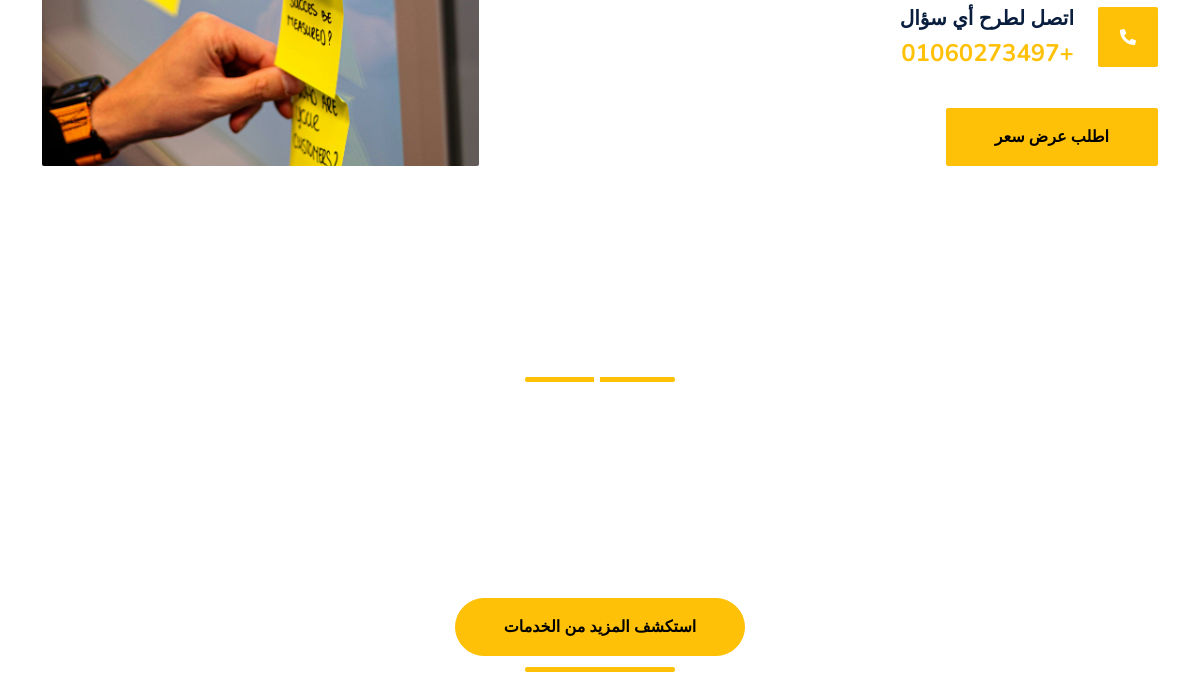
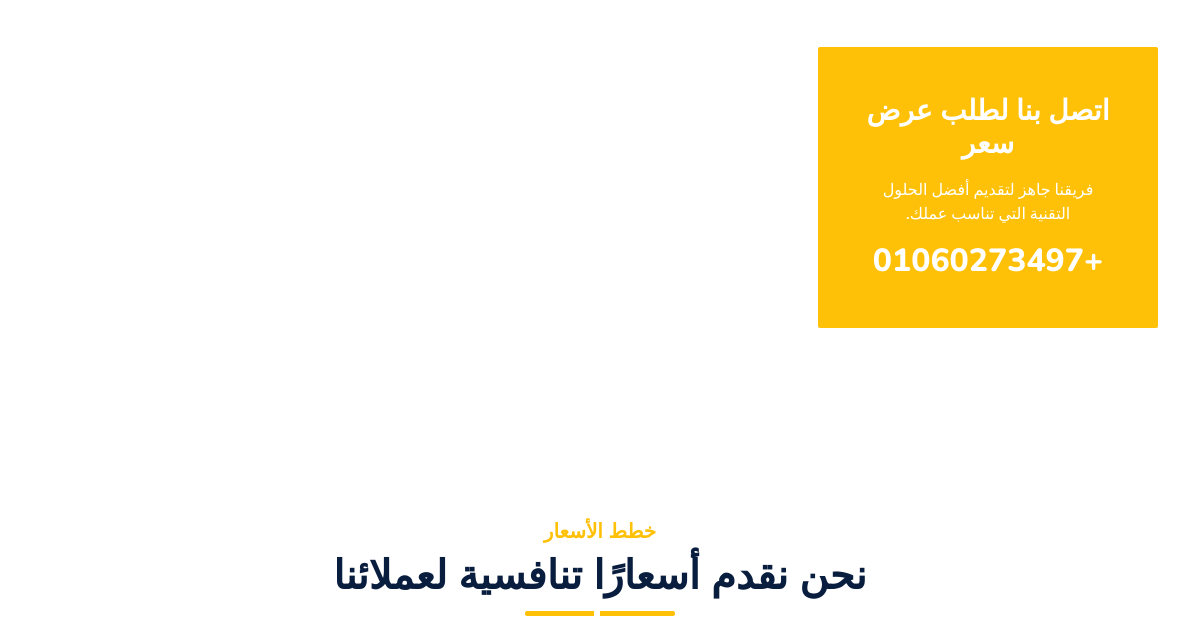
The page /ar/ (middle part) on the database as committed earlier (2 pictures, top to bottom).
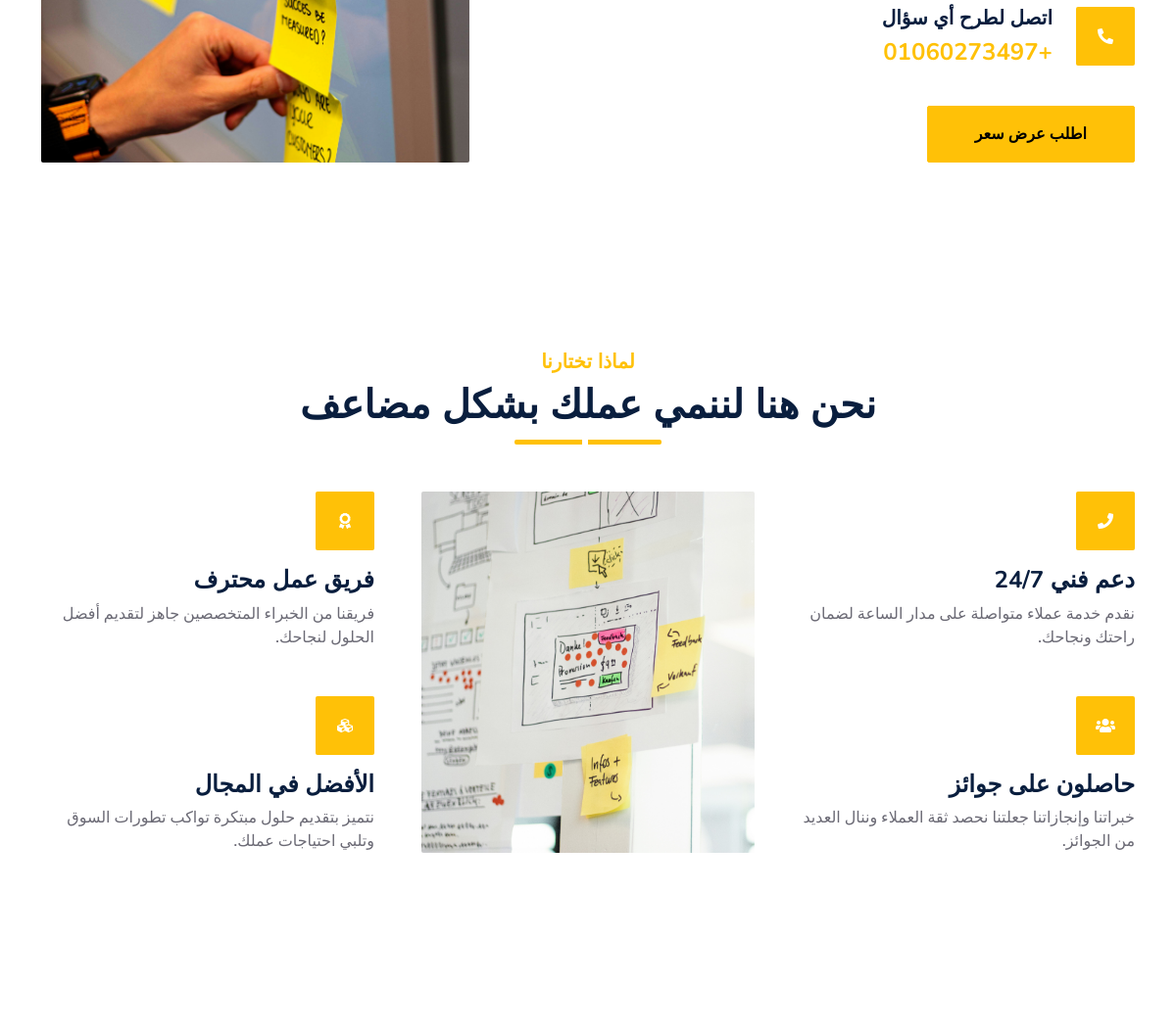
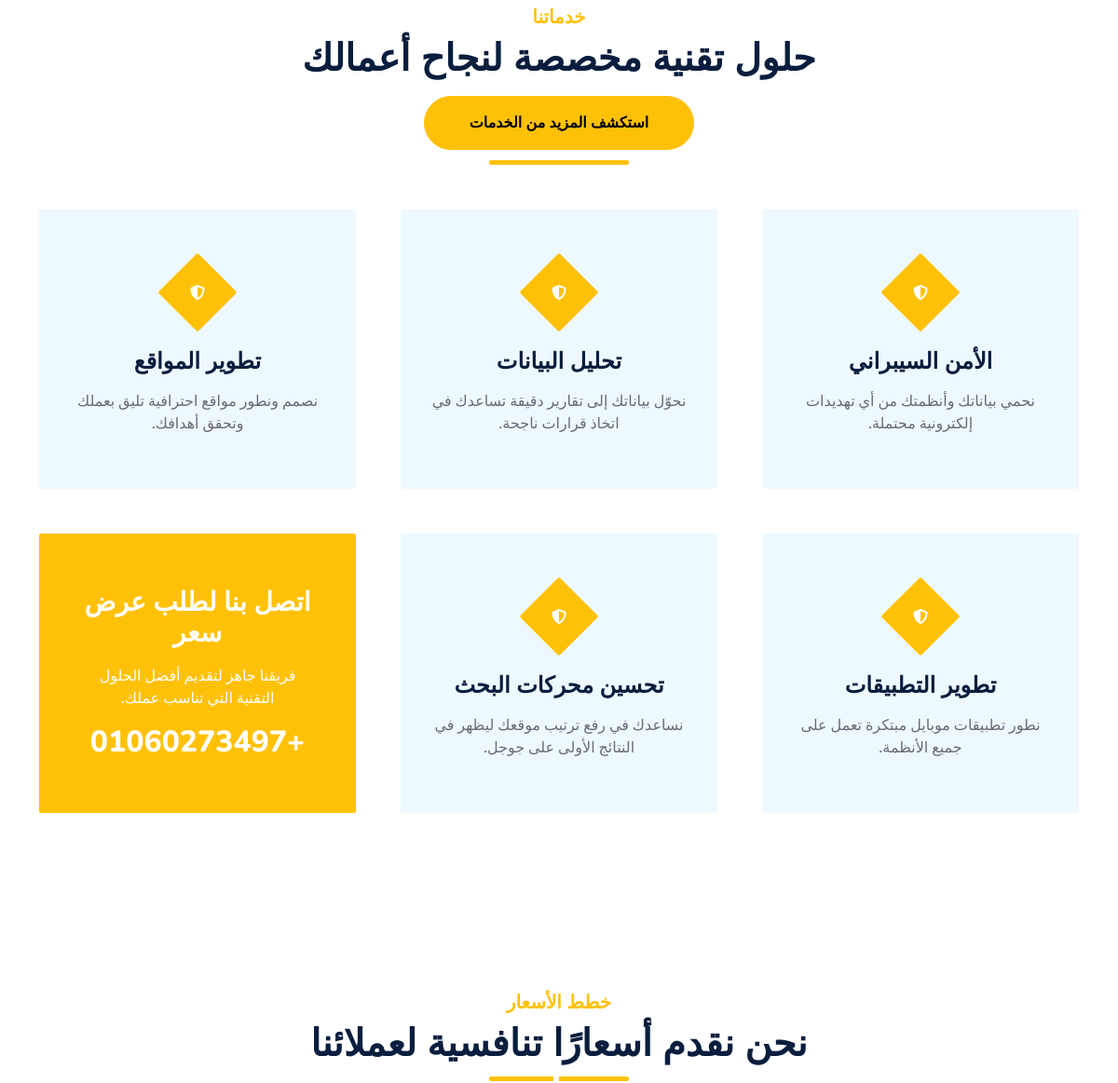
The same page on the database as committed later (2 pictures, top to bottom).
### FeaturesStart/models.py (models this page shows, shortened)
class FeatureStart(models.Model):
    Title_Feature = models.CharField(max_length=200)
    description_Feature = models.TextField()
    Title_Feature_ar = models.CharField(max_length=200)
    description_Feature_ar = models.TextField()
    images_Feature = models.ImageField(upload_to='features/')
    created_at_Feature = models.DateTimeField(auto_now_add=True)
    class Meta:
        ordering = ['-created_at_Feature']
        verbose_name = "Feature Start"
        verbose_name_plural = "Feature Starts"

class FeatureItem(models.Model):
    title_item = models.CharField(max_length=200)
    description_item = models.TextField()
    title_item_ar = models.CharField(max_length=200)
    description_item_ar = models.TextField()
    icon_item = models.CharField(max_length=100)  # Assuming you store icon names or paths as strings
    created_at_item = models.DateTimeField(auto_now_add=True)
    class Meta:
        ordering = ['-created_at_item']
        verbose_name = "Feature Item"
        verbose_name_plural = "Feature Items"

### services/models.py (models this page shows, shortened)
class ServiceStart(models.Model):
    title = models.CharField(max_length=200)
    description = models.TextField()
    title_ar = models.CharField(max_length=200)
    description_ar = models.TextField()
    class Meta:
        verbose_name = "Service Start"
        verbose_name_plural = "Service Starts"

class ServiceItem(models.Model):
    service_start = models.ForeignKey(Category_Service, related_name='service_items', on_delete=models.CASCADE)
    service_name = models.CharField(max_length=255, null=True, blank=True)
    service_name_ar = models.CharField(max_length=255, null=True, blank=True)
    service_details = models.TextField(null=True, blank=True)
    service_details_ar = models.TextField(null=True, blank=True)
    image = models.ImageField(upload_to='service_items/')
    slug = models.SlugField(unique=True, blank=True, null=True)
    class Meta:
        verbose_name = "Service Item"
        verbose_name_plural = "Service Items"

### core/views.py (the view)
# urls.py: path('', views.home, name='home'),
def home(request):
    info_contact = info.objects.first()
    social_media_contacts = social_media_info.objects.all()
    hero_sliders = HeroSlider.objects.first()
    heroes = Hero.objects.all()
    facts = factsStart.objects.all()
    Abouts = About.objects.first()
    DetailsSmalls = DetailsSmall.objects.all()
    Abouts_ar = About_Ar.objects.first()
    DetailsSmalls_ar = DetailsSmall_Ar.objects.all()
    FeaturesStarts = FeatureStart.objects.first()
    FeatureItems = FeatureItem.objects.all()
    service_starts = ServiceStart.objects.first()
    service_items = ServiceItem.objects.all()[:5]
    context = {
        'info_contact': info_contact,
        'social_media_contacts': social_media_contacts,
        'hero_sliders': hero_sliders,
        'heroes': heroes,
        'facts': facts,
        'Abouts': Abouts,
        'DetailsSmalls': DetailsSmalls,
        'Abouts_ar': Abouts_ar,
        'DetailsSmalls_ar': DetailsSmalls_ar,
        'FeaturesStarts': FeaturesStarts,
        'FeatureItems': FeatureItems,
        'service_starts': service_starts,
        'service_items': service_items,
    }
    return render(request, 'home.html', context)

### core/templates/home.html (shortened to what this page needs)
{% extends "base.html" %}
{% load static %}
{% load i18n %}
{% block content_ar %}
    {% include "corepage_ar.html" %}
    {% include "maincore_ar.html" %}
    {% include "home_main/services_main_ar.html" %}
    <div class="container-fluid py-5 wow fadeInUp" data-wow-delay="0.1s" dir="rtl">
        <div class="container py-5">
            <div class="section-title text-center position-relative pb-3 mb-5 mx-auto" style="max-width: 600px;">
                <h5 class="fw-bold text-warning text-uppercase">خطط الأسعار</h5>
                <h1 class="mb-0">نحن نقدم أسعارًا تنافسية لعملائنا</h1>
            </div>
        </div>
    </div>
{% endblock content_ar %}

### FeaturesStart/templates/maincore_ar.html
{% load static %}
{% load i18n %}
<div class="container-fluid py-5 wow fadeInUp" data-wow-delay="0.1s" dir="rtl">
    <div class="container py-5">
        <div class="section-title text-center position-relative pb-3 mb-5 mx-auto" style="max-width: 600px;">
            <h5 class="fw-bold text-warning text-uppercase">{{ FeaturesStarts.Title_Feature_ar }}</h5>
            <h1 class="mb-0">{{ FeaturesStarts.description_Feature_ar }}</h1>
        </div>
        <div class="row g-5">
            {% if FeatureItems %}
            <div class="col-lg-4">
                <div class="row g-5">
                    {% for feature in FeatureItems %}
                        {% if forloop.counter <= 2 %}
                        <div class="col-12 wow zoomIn" data-wow-delay="0.2s">
                            <div class="bg-warning rounded d-flex align-items-center justify-content-center mb-3" style="width: 60px; height: 60px;">
                                <i class="fa fa-{{ feature.icon_item }} text-white"></i>
                            </div>
                            <h4>{{ feature.title_item_ar }}</h4>
                            <p class="mb-0">{{ feature.description_item_ar }}</p>
                        </div>
                        {% endif %}
                    {% endfor %}
                </div>
            </div>
            <div class="col-lg-4 wow zoomIn" data-wow-delay="0.9s" style="min-height: 350px;">
                <div class="position-relative h-100">
                    {% if FeaturesStarts.images_Feature %}
                        <img class="position-absolute w-100 h-100 rounded wow zoomIn"
                             data-wow-delay="0.1s"
                             src="{{ FeaturesStarts.images_Feature.url }}"
                             style="object-fit: cover;">
                    {% else %}
                        <img class="position-absolute w-100 h-100 rounded wow zoomIn"
                             data-wow-delay="0.1s"
                             src="{% static 'img/feature.jpg' %}"
                             style="object-fit: cover;">
                    {% endif %}
                </div>
            </div>
            <div class="col-lg-4">
                <div class="row g-5">
                    {% for feature in FeatureItems %}
                        {% if forloop.counter > 2 %}
                        <div class="col-12 wow zoomIn" data-wow-delay="0.2s">
                            <div class="bg-warning rounded d-flex align-items-center justify-content-center mb-3" style="width: 60px; height: 60px;">
                                <i class="fa fa-{{ feature.icon_item }} text-white"></i>
                            </div>
                            <h4>{{ feature.title_item_ar }}</h4>
                            <p class="mb-0">{{ feature.description_item_ar }}</p>
                        </div>
                        {% endif %}
                    {% endfor %}
                </div>
            </div>
            {% endif %}
        </div>
    </div>
</div>

### services/templates/home_main/services_main_ar.html (shortened to what this page needs)
{% load static %}
{% load i18n %}
    <div id="services" class="container-fluid py-5 wow fadeInUp" data-wow-delay="0.1s" dir="rtl">
        <div class="container py-5">
            <div class="section-title text-center position-relative pb-3 mb-5 mx-auto" style="max-width: 600px;">
                <h5 class="fw-bold text-warning text-uppercase">{{ service_starts.title_ar }}</h5>
                <h1 class="mb-0">{{ service_starts.description_ar }}</h1>
                <a href="{% url 'services' %}" class="btn btn-warning rounded-pill py-3 px-5 mt-3">استكشف المزيد من الخدمات</a>
            </div>
            <div class="row g-5">
                {% for service_item in service_items %}
                <div class="col-lg-4 col-md-6 wow zoomIn" data-wow-delay="0.3s">
                    <div class="service-item bg-light rounded d-flex flex-column align-items-center justify-content-center text-center">
                        <div class="service-icon">
                            <i class="fa fa-shield-alt text-white"></i>
                        </div>
                        <h4 class="mb-3">{{ service_item.service_name_ar }}</h4>
                        <p class="m-0">{{ service_item.service_details_ar }}</p>
                    </div>
                </div>
                {% endfor %}
                <div class="col-lg-4 col-md-6 wow zoomIn" data-wow-delay="0.9s">
                    <div class="position-relative bg-warning rounded h-100 d-flex flex-column align-items-center justify-content-center text-center p-5">
                        <h3 class="text-white mb-3">اتصل بنا لطلب عرض سعر</h3>
                        <p class="text-white mb-3">فريقنا جاهز لتقديم أفضل الحلول التقنية التي تناسب عملك.</p>
                        <h2 class="text-white mb-0">+0{{ info_contact.phone_contact }}</h2>
                    </div>
                </div>
            </div>
        </div>
    </div>

Rows that differ between the two databases and show on the page:
added FeatureStart: Title_Feature_ar "لماذا تختارنا", description_Feature_ar "نحن هنا لننمي عملك بشكل مضاعف", images_Feature (picture)
added FeatureItem: title_item_ar "دعم فني 24/7", description_item_ar "نقدم خدمة عملاء متواصلة على مدار الساعة لضمان راحتك ونجاحك.", shown under "نحن هنا لننمي عملك بشكل مضاعف"
added FeatureItem: title_item_ar "حاصلون على جوائز", description_item_ar "خبراتنا وإنجازاتنا جعلتنا نحصد ثقة العملاء وننال العديد من الجوائز.", shown under "نحن هنا لننمي عملك بشكل مضاعف"
added FeatureItem: title_item_ar "فريق عمل محترف", description_item_ar "فريقنا من الخبراء المتخصصين جاهز لتقديم أفضل الحلول لنجاحك."
added FeatureItem: title_item_ar "الأفضل في المجال", description_item_ar "نتميز بتقديم حلول مبتكرة تواكب تطورات السوق وتلبي احتياجات عملك."
added ServiceStart: title_ar "خدماتنا", description_ar "حلول تقنية مخصصة لنجاح أعمالك"
added ServiceItem: service_name_ar "الأمن السيبراني", service_details_ar "نحمي بياناتك وأنظمتك من أي تهديدات إلكترونية محتملة."
added ServiceItem: service_name_ar "تحليل البيانات", service_details_ar "نحوّل بياناتك إلى تقارير دقيقة تساعدك في اتخاذ قرارات ناجحة."
added ServiceItem: service_name_ar "تطوير المواقع", service_details_ar "نصمم ونطور مواقع احترافية تليق بعملك وتحقق أهدافك."
added ServiceItem: service_name_ar "تطوير التطبيقات", service_details_ar "نطور تطبيقات موبايل مبتكرة تعمل على جميع الأنظمة."
added ServiceItem: service_name_ar "تحسين محركات البحث", service_details_ar "نساعدك في رفع ترتيب موقعك ليظهر في النتائج الأولى على جوجل."
